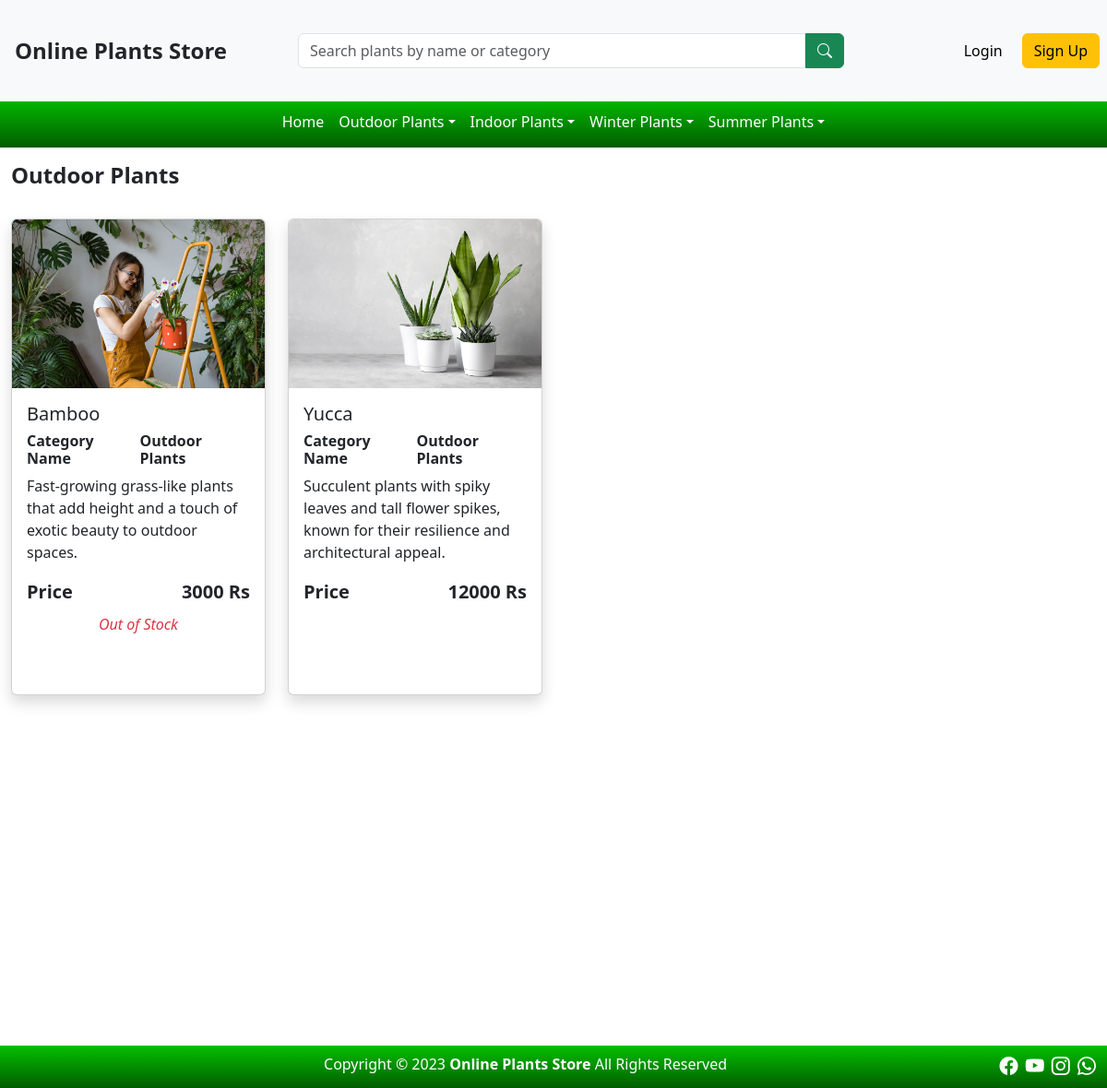
Screenshot of /Products.php?subCate=Outdoor Plants with the database file from the repository.
### tables this page shows
CREATE TABLE `setting` (
  `setting_id` int(11) NOT NULL,
  `web_logo` text DEFAULT NULL,
  `web_name` varchar(255) DEFAULT NULL,
  `car_1_img` text DEFAULT NULL,
  `car_1_heading` varchar(255) DEFAULT NULL,
  `car_1_text` varchar(300) DEFAULT NULL,
  `car_2_img` text DEFAULT NULL,
  `car_2_heading` varchar(255) DEFAULT NULL,
  `car_2_text` varchar(300) DEFAULT NULL,
  `car_3_img` text DEFAULT NULL,
  `car_3_heading` varchar(255) DEFAULT NULL,
  `car_3_text` varchar(300) DEFAULT NULL,
  `sEmail` varchar(255) DEFAULT NULL,
  `app_pass` varchar(255) DEFAULT NULL,
  `fb_link` text DEFAULT 'https://www.facebook.com/',
  `insta_link` text DEFAULT 'https://www.instagram.com/',
  `you_link` text DEFAULT 'https://www.Youtube.com/',
  `whatsapp` text DEFAULT 'https://web.whatsapp.com/'
);

CREATE TABLE `sub_category` (
  `sub_cate_id` int(11) NOT NULL,
  `sub_cate_name` varchar(255) NOT NULL,
  `cate_id` int(11) NOT NULL,
  `created_at` date NOT NULL DEFAULT current_timestamp()
);

CREATE TABLE `products` (
  `prod_id` int(11) NOT NULL,
  `sub_cate_id` int(11) NOT NULL,
  `prod_name` varchar(255) NOT NULL,
  `prod_desc` varchar(500) NOT NULL,
  `prod_img` text NOT NULL,
  `price` float NOT NULL,
  `stock` int(11) NOT NULL,
  `created_at` date NOT NULL DEFAULT current_timestamp(),
  `updated_at` date NOT NULL DEFAULT current_timestamp()
);

CREATE TABLE `category` (
  `cate_id` int(11) NOT NULL,
  `cate_name` varchar(255) NOT NULL,
  `date` date NOT NULL DEFAULT current_timestamp()
);

### Products.php (the view, shortened to what this page needs)
<?php
include('./Components/header.php')
?>
<div class="container-fluid">
    <h4 class="mt-3"><strong><?php if(isset($_GET['subCate'])){ echo $_GET['subCate'];} ?></strong></h4>
    <div class="row row-cols-1 row-cols-md-4 g-4 mb-5 mt-2">
        <?php
            if(isset($_GET['subCate'])){
                $subCate_name = $_GET['subCate'];
                $query = "SELECT * FROM products AS p
                JOIN sub_category AS s ON p.sub_cate_id = s.sub_cate_id
                JOIN category AS cat ON s.cate_id = cat.cate_id  WHERE s.sub_cate_name = '$subCate_name'";
                $result = mysqli_query($conn,$query);
                if(mysqli_num_rows($result) > 0){
                    while($rows = mysqli_fetch_assoc($result)){
        ?>
        <div class="col">
            <div class="card h-100 productCards position-relative shadow " style="overflow: hidden;">
                <a href="./Product.php?product_id=<?php echo $rows['prod_id']; ?>&cate_id=<?php echo $rows['cate_id']; ?> " style=" color:inherit;text-decoration:none;">
                        <div class="img-div">
                            <img src="./Admin/<?php echo $rows['prod_img'] ?>" class="card-img-top" alt="Not Found">
                        </div>
                    <div class="card-body mb-5">
                        <h5 class="card-title"><?php echo $rows['prod_name'] ?></h5>
                        <div class="category d-flex justify-content-between ">
                            <h6 class="category_heading fw-bold">Category Name</h6>
                            <h6 class="category_name fw-bold"><?php echo $rows['cate_name']; ?></h6>
                        </div>
                        <p class="card-text"><?php echo $rows['prod_desc'] ?></p>
                        <div class="d-flex justify-content-between fs-5">
                            <strong>Price</strong>
                            <strong><?php echo $rows['price'] ?> Rs</strong>
                        </div>
                        <div class="stockMessage text-center mt-2">
                            <span class="text-danger">
                                <?php if (isset($rows['stock'])) {
                                    if ($rows['stock'] == 0) {
                                        echo "<i>Out of Stock</i>";
                                    }
                                } ?>
                            </span>
                        </div>
                    </div>
                </a>
            </div>
        </div>
        <?php
                    }
                }
            }
        ?>
    </div>
</div>
<?php
include('./Components/footer.php')
?>

### Components/header.php (shortened to what this page needs)
<!doctype html>
<html lang="en">
<head>
    <link href="https://cdnjs.cloudflare.com/ajax/libs/font-awesome/6.0.0/css/all.min.css" rel="stylesheet" />
    <link rel="stylesheet" href="https://cdn.jsdelivr.net/npm/bootstrap-icons@1.10.2/font/bootstrap-icons.css">
    <link href="https://cdn.jsdelivr.net/npm/bootstrap@5.3.0-alpha1/dist/css/bootstrap.min.css" rel="stylesheet">
    <link rel="stylesheet" href="./Assets/css/style.css">
</head>
<body>
    <header>
        <div class="topHeader d-flex justify-content-between align-items-center bg-light fixed-top" style="background-color: white;height:110px;">
            <?php
                include('./dbConnection.php');
                $query = "SELECT * FROM setting";
                $result = mysqli_query($conn,$query);
                if(mysqli_num_rows($result) > 0){
                    $row = mysqli_fetch_assoc($result);
                    if(isset($row['web_name']) && $row['web_name'] != null && $row['web_logo'] == null){
                        echo "<div class='ms-2'><strong style ='font-size:1.5rem;'>".$row['web_name']." </strong></div>";
                    }
                    elseif($row['web_logo'] == null && $row['web_name'] == null){
                        echo '<div class="ms-2" style="font-size: 1.2rem;"><strong>Website Name</strong></div>';
                    }
                }
                else{
                    echo '<div class="ms-2" style="font-size: 1.2rem;"><strong>Website Name</strong></div>';
                }
            ?>
            <div class="search-bar w-50">
                <form action="search_query.php" method="get" class="d-flex">
                    <input type="text" class="form-control" name="q" placeholder="Search plants by name or category"
                    value="<?php if(isset($_GET['q'])){ echo $_GET['q'];} ?>" style="border-top-right-radius: 0px;border-bottom-right-radius: 0px;">
                    <button type="submit" class="btn btn-success" style="border-top-left-radius: 0px;border-bottom-left-radius: 0px;"><i class="bi bi-search"></i></button>
                </form>
            </div>
            <div class="top-right mt-2">
                <ul class="d-flex ">
                    <?php
                    if (!isset($_SESSION['user_login'])) {
                    ?>
                        <li class="nav-item"><a href="./Login.php" class="btn-login btn btn-light">Login</a></li>
                        <li class="nav-item"><a href="./Registration.php" class="btn btn-warning">Sign Up</a></li>
                    <?php
                    }
                    ?>
                </ul>
            </div>
        </div>
        <nav class=" navbar navbar-expand-lg header-2" style="margin-top:104px;background:linear-gradient(#04BF00,#015D00)">
            <div class="container-fluid">
                <div class="collapse navbar-collapse" id="navbarNav">
                    <ul class="navbar-nav d-flex justify-content-center w-100 p-2">
                        <li class="nav-item">
                            <a class="nav-link text-white" href="./index.php">Home</a>
                        </li>
                        <?php
                        include('./dbConnection.php');
                        $query = "SELECT * FROM category LEFT JOIN sub_category ON category.cate_id = sub_category.cate_id";
                        $result = mysqli_query($conn, $query);
                        $categories = array();
                        if (mysqli_num_rows($result) > 0) {
                            while ($rows = mysqli_fetch_assoc($result)) {
                                $categoryName = $rows['cate_name'];
                                $subCategoryName = $rows['sub_cate_name'];
                                $categories[$categoryName][] = $subCategoryName;
                            }
                            foreach ($categories as $category => $subCategory) {
                                echo '<li class="nav-item dropdown">';
                                echo '<span class="nav-link dropdown-toggle text-white">' . $category . '</span>';
                                for ($i = 0; $i < count($subCategory); $i++) {
                                    if ($subCategory[$i]) {
                                        echo '</li>';
                                    }
                                    else
                                    {
                                        echo '</li>';
                                    }
                                }
                            }
                        ?>
                        <?php
                            echo '</ul>';
                        }
                        ?>
                </div>
            </div>
        </nav>
    </header>

### Components/footer.php (shortened to what this page needs)
<footer class="container-fluid text-white " style="background:linear-gradient(#04BF00,#015D00);margin-top:380px;">
    <div class="row pt-2 pb-2">
        <div class="col-8 text-end">
            <?php
                $query = "SELECT * FROM setting";
                $result = mysqli_query($conn,$query);
                if(mysqli_num_rows($result) > 0){
                    $row = mysqli_fetch_assoc($result);
                    if(isset($row['web_name']) && $row['web_name'] != null){
                        echo "Copyright © 2023 <strong>".$row['web_name']."</strong> All Rights Reserved ";
                    }
                    else{
                        echo "Copyright © 2023 Website All Rights Reserved ";
                    }
                }else{
                    echo "Copyright © 2023 Website All Rights Reserved ";
                }
            ?>
        </div>
        <div class="col-4 text-end ">
        <?php
            $query = "SELECT * FROM setting";
            $result = mysqli_query($conn,$query);
            if($result){
                $links = mysqli_fetch_assoc($result);
            }
        ?>
            <a href="<?php if(isset($links['fb_link'])){ echo $links['fb_link'];}?>" class="text-white ms-1" target="_blank"><i class="bi bi-facebook fs-5"></i></a>
            <a href="<?php if(isset($links['insta_link'])){ echo $links['insta_link'];}?>" class="text-white ms-1" target="_blank"><i class="bi bi-youtube fs-5"></i></a>
            <a href="<?php if(isset($links['you_link'])){ echo $links['you_link'];}?>" class="text-white ms-1" target="_blank"><i class="bi bi-instagram fs-5"></i></a>
            <a href="<?php if(isset($links['whatsapp'])){ echo $links['whatsapp'];}?>" class="text-white ms-1" target="_blank"><i class="bi bi-whatsapp fs-5"></i></a>
        </div>
    </div>
</footer>
</body>
</html>

### Assets/css/style.css (style rules this page uses)
* { margin: 0px; padding: 0px; box-sizing: border-box; }
body { scroll-behavior: smooth; }
.topHeader { padding: 8px; }
.top-right ul li { list-style-type: none; margin-left: 8px; }
.top-right ul li a { text-decoration: none; margin-top: 7px; }
.navbar { padding: 0px !important; }
.img-div { overflow: hidden; }
.card-img-top { transition: all ease 0.6s; }

### rows the page displays
setting: web_name "Online Plants Store"
sub_category: category "Outdoor Plants"
sub_category: category "Indoor Plants"
products: prod_img (picture), prod_name "Bamboo", category.cate_name "Outdoor Plants", prod_desc "Fast-growing grass-like plants that add height and a touch of exotic beauty to outdoor spaces.", price "3000", stock "Out of Stock"
products: prod_img (picture), prod_name "Yucca", category.cate_name "Outdoor Plants", prod_desc "Succulent plants with spiky leaves and tall flower spikes, known for their resilience and architectural appeal.", price "12000"

### other values shown
$category "Winter Plants"
$category "Summer Plants"
$_GET['subCate'] "Outdoor Plants"
